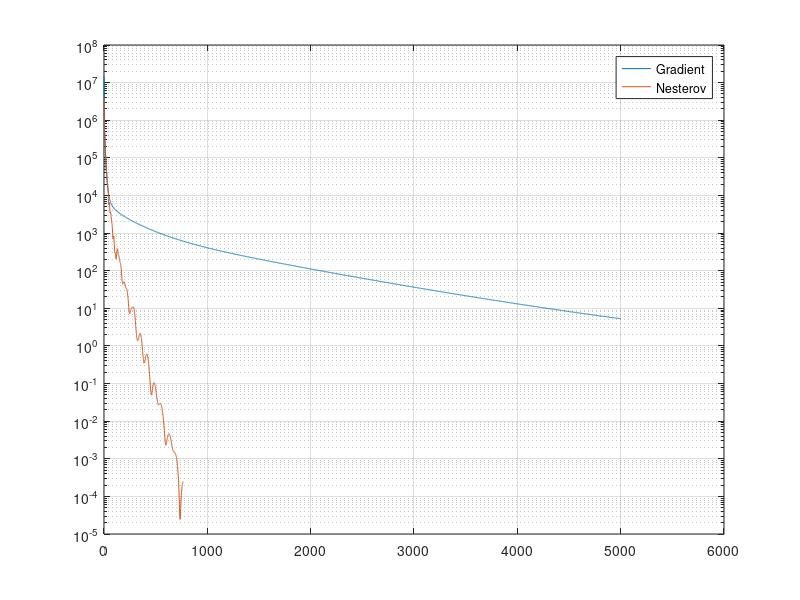

Source code (MATLAB):
clc, clear all, close all

%creation of data
m = 2000;
n = 100;
MAX_OUTER_ITER = 5000;

%creation of matrix A with specific eigenvalues
A_tmp = randn(m,n);
[U,S,V] = svd(A_tmp,'econ');
lambda_min = 10;
lambda_max = 1000;
eigs = lambda_min + (lambda_max - lambda_min)*rand(n-2,1);
eig_A = [lambda_min; lambda_max; eigs];
Sigma = diag(eig_A);
A = U*Sigma*V';

%Normalize the rows of A to unit norm 
%A = normalize(A);

%vector of parameters
b = rand(m,1);
%or
%b = A*randn(n,1);

%Problem parameters
Hessian = A'*A;
mu = min(svd(Hessian));
L = max(svd(Hessian));
condition = L/mu;

A_t_b = A'*b;
%initial point
x_init_all = randn(n,1);

%Optimal
x_star = inv(Hessian)*A'*b;
f_star = (1/(2))*norm(A*x_star - b)^2;
%%%%%%%%%%%%%%%%%%%%%%%%%%%%%%%%%%%%%%%%%%%%%%%%%%%%%%%%%%%%

ep = 10^(-4);

%closed form solution
x_star = inv((A'*A))*A'*b;
f_star = (1/(2))*norm(A*x_star - b)^2;

%%%%%%%%%%%%%%%%%%%%%%%%%%%%%%%%%%%%%%%%%%%%%%%%%%%%%%%%%%%%
%%          NON STOCHASTIC METHODS

tic();
x_gd = [];
x_gd(:,1) = x_init_all;


iter = 1;
f_val_gd_init = (1/(2))*norm(A*x_gd(:,1) - b)^2;
f_val_gd(iter) = f_val_gd_init;

eta_gd = 1/(L);

while(1)

    grad_f = Hessian*x_gd(:,iter) - A_t_b;
    x_gd(:,iter+1) = x_gd(:,iter) - eta_gd*grad_f;
    
    f_val_gd(iter+1) = (1/(2))*norm(A*x_gd(:,iter+1) - b)^2;
    
    crit_gd = norm(x_gd(:,iter+1) - x_gd(:,iter))/norm(x_gd(:,iter));
    
    if( crit_gd < ep || iter > MAX_OUTER_ITER)
        break;
    end
    
    iter = iter + 1;
        
end

fprintf('Gradient');
time_gd = toc 


%%Accelerated Gradient Descend
tic();
iter = 1;
x_nes(:,iter) = x_init_all;
y(:,iter) = x_init_all;

f_val_nes_init = (1/(2))*norm(A*x_nes(:,iter) - b)^2;

Q= mu/L;
b_par = (1-sqrt(Q))/(1+sqrt(Q));

%Nesterov main loop 

while(1)

    x_nes(:,iter+1) = y(:,iter) - (1/(L))*(Hessian*y(:,iter) - A_t_b);
    
    y(:,iter+1) = x_nes(:,iter+1) + b_par*(x_nes(:,iter+1) - x_nes(:,iter));

    f_val_nes(iter+1) = (1/(2))*norm(A*x_nes(:,iter+1) - b)^2;
    
    crit_nes = norm(x_nes(:,iter+1) - x_nes(:,iter))/norm(x_nes(:,iter));
    
    if(crit_nes < ep || iter > MAX_OUTER_ITER)%abs(f_val_nes(k) - f_star) < ep)
        break;
    end
    
    iter = iter + 1;
    
end
%%%%%%%%%%%%%%%%%%%%%%%%%%%%%%%%%%%%%%
fprintf('Nesterov');
time_gd = toc 



figure(1)
semilogy(f_val_gd - f_star);
hold on;
semilogy(f_val_nes - f_star);
hold off;
legend('Gradient', 'Nesterov');
grid on;